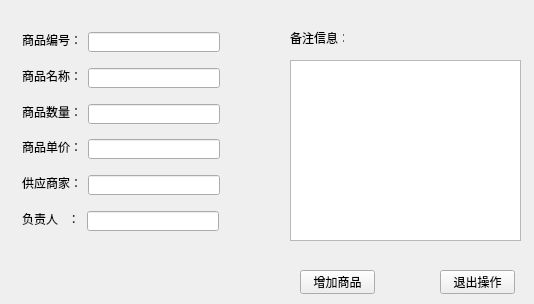
<?xml version="1.0" encoding="UTF-8"?>
<ui version="4.0">
 <class>AddGoods</class>
 <widget class="QWidget" name="AddGoods">
  <property name="geometry">
   <rect>
    <x>0</x>
    <y>0</y>
    <width>534</width>
    <height>304</height>
   </rect>
  </property>
  <property name="windowTitle">
   <string>AddGoods</string>
  </property>
  <widget class="QLabel" name="label_7">
   <property name="geometry">
    <rect>
     <x>290</x>
     <y>30</y>
     <width>54</width>
     <height>16</height>
    </rect>
   </property>
   <property name="text">
    <string>备注信息：</string>
   </property>
  </widget>
  <widget class="QTextEdit" name="remarkTextEdit">
   <property name="geometry">
    <rect>
     <x>290</x>
     <y>60</y>
     <width>231</width>
     <height>181</height>
    </rect>
   </property>
  </widget>
  <widget class="QPushButton" name="addBtn">
   <property name="geometry">
    <rect>
     <x>300</x>
     <y>270</y>
     <width>75</width>
     <height>24</height>
    </rect>
   </property>
   <property name="text">
    <string>增加商品</string>
   </property>
  </widget>
  <widget class="QPushButton" name="closeBtn">
   <property name="geometry">
    <rect>
     <x>440</x>
     <y>270</y>
     <width>75</width>
     <height>24</height>
    </rect>
   </property>
   <property name="text">
    <string>退出操作</string>
   </property>
  </widget>
  <widget class="QLineEdit" name="goodsPriceEdit">
   <property name="geometry">
    <rect>
     <x>88</x>
     <y>139</y>
     <width>132</width>
     <height>20</height>
    </rect>
   </property>
  </widget>
  <widget class="QLabel" name="label_4">
   <property name="geometry">
    <rect>
     <x>22</x>
     <y>139</y>
     <width>60</width>
     <height>16</height>
    </rect>
   </property>
   <property name="text">
    <string>商品单价：</string>
   </property>
  </widget>
  <widget class="QLabel" name="label_5">
   <property name="geometry">
    <rect>
     <x>22</x>
     <y>175</y>
     <width>60</width>
     <height>16</height>
    </rect>
   </property>
   <property name="text">
    <string>供应商家：</string>
   </property>
  </widget>
  <widget class="QLineEdit" name="supplierEdit">
   <property name="geometry">
    <rect>
     <x>88</x>
     <y>175</y>
     <width>132</width>
     <height>20</height>
    </rect>
   </property>
  </widget>
  <widget class="QLabel" name="label_2">
   <property name="geometry">
    <rect>
     <x>22</x>
     <y>68</y>
     <width>60</width>
     <height>16</height>
    </rect>
   </property>
   <property name="text">
    <string>商品名称：</string>
   </property>
  </widget>
  <widget class="QLineEdit" name="goodsNameEdit">
   <property name="geometry">
    <rect>
     <x>88</x>
     <y>68</y>
     <width>132</width>
     <height>20</height>
    </rect>
   </property>
  </widget>
  <widget class="QLineEdit" name="directorEdit">
   <property name="geometry">
    <rect>
     <x>87</x>
     <y>211</y>
     <width>132</width>
     <height>20</height>
    </rect>
   </property>
  </widget>
  <widget class="QLabel" name="label_6">
   <property name="geometry">
    <rect>
     <x>22</x>
     <y>211</y>
     <width>59</width>
     <height>16</height>
    </rect>
   </property>
   <property name="text">
    <string>负责人   ：</string>
   </property>
  </widget>
  <widget class="QLineEdit" name="goodsCountEdit">
   <property name="geometry">
    <rect>
     <x>88</x>
     <y>104</y>
     <width>132</width>
     <height>20</height>
    </rect>
   </property>
  </widget>
  <widget class="QLabel" name="label_3">
   <property name="geometry">
    <rect>
     <x>22</x>
     <y>104</y>
     <width>60</width>
     <height>16</height>
    </rect>
   </property>
   <property name="text">
    <string>商品数量：</string>
   </property>
  </widget>
  <widget class="QLabel" name="label">
   <property name="geometry">
    <rect>
     <x>22</x>
     <y>32</y>
     <width>60</width>
     <height>16</height>
    </rect>
   </property>
   <property name="text">
    <string>商品编号：</string>
   </property>
  </widget>
  <widget class="QLineEdit" name="goodsIdEdit">
   <property name="geometry">
    <rect>
     <x>88</x>
     <y>32</y>
     <width>132</width>
     <height>20</height>
    </rect>
   </property>
  </widget>
 </widget>
 <resources/>
 <connections/>
</ui>
